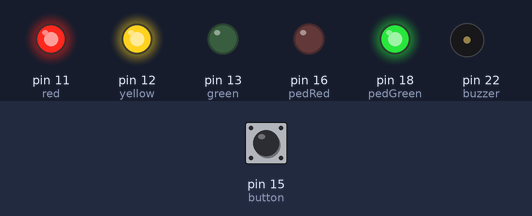
Bench run of a program on a simulated Raspberry Pi (header pin numbers). Shown: output pins drawn as LEDs (lit = HIGH), buzzer (waves = sounding, pin HIGH). Inputs (shaded band) come from the test bench; at power-on: pin 15 (button) HIGH.

Above: at 1.2 s.
1.3 s: pin 15 (button) pulled LOW for 0.15 s
At 2.6 s:
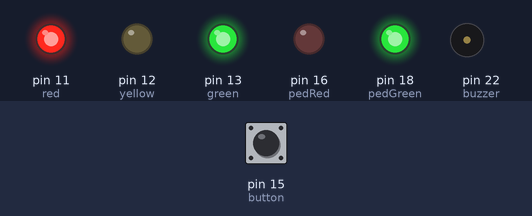
At 7.7 s:
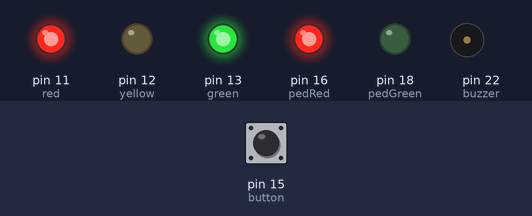
10.4 s: pin 15 (button) pulled LOW for 3.2 s
At 15.0 s:
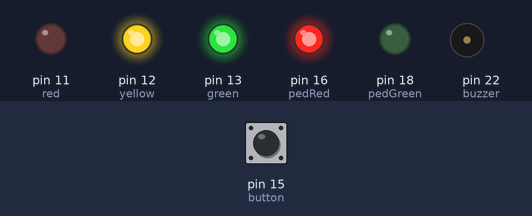
Timing chart, 0 to 22.0 s (numbered marks = the images above; inputs shaded):
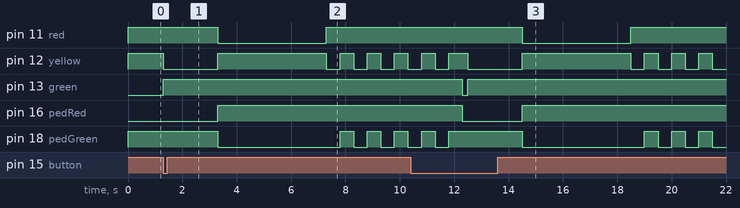

The program:

Pelican.py
```python
'''
Created on 10 Nov 2012

@author: Jamie
'''

import RPi.GPIO as GPIO
from time import sleep

red=11      # GPIO0
yellow=12   # GPIO1
green=13    # GPIO2
button=15   # GPIO3
pedRed=16   # GPIO4
pedGreen=18 # GPIO5
buzzer=22   # GPIO6

flashes = 5

GPIO.setwarnings(False)
GPIO.setmode(GPIO.BOARD)
GPIO.setup (red, GPIO.OUT)
GPIO.setup (yellow, GPIO.OUT)
GPIO.setup (green, GPIO.OUT)
GPIO.setup (button, GPIO.IN)
GPIO.setup (pedRed, GPIO.OUT)
GPIO.setup (pedGreen, GPIO.OUT)
GPIO.setup (buzzer, GPIO.OUT)

GPIO.output (red, True)
GPIO.output (yellow, True)
GPIO.output (green, False)
GPIO.output (pedRed, False)
GPIO.output (pedGreen, True)


def sequenceLights():
    # Amber
    GPIO.output (red, True)
    GPIO.output (yellow, False)
    GPIO.output (green, True)
    sleep(2)
    # Red / Walk
    GPIO.output (red, False)
    GPIO.output (yellow, True)
    GPIO.output (green, True)
    GPIO.output (pedRed, True)
    GPIO.output (pedGreen, False)
    sleep(4)
    # Flashing Amber
    GPIO.output (red, True)
    GPIO.output (green, True)
    for null in range(flashes):
        GPIO.output (yellow, False)
        GPIO.output (pedGreen, False)
        sleep(.5)
        GPIO.output (yellow, True)
        GPIO.output (pedGreen, True)
        sleep(.5)
    #Green
    GPIO.output (red, True)
    GPIO.output (yellow, True)
    GPIO.output (green, False)
    GPIO.output (pedRed, False)

try:
    while True:
        buttonReading = GPIO.input(button)
        if buttonReading == False:
            sequenceLights()
            sleep(.2)
except KeyboardInterrupt:
    GPIO.output (red, True)
    GPIO.output (yellow, True)
    GPIO.output (green, True)
    GPIO.output (pedRed, True)
    GPIO.output (pedGreen, True)
```

Measured:
- after the input at 1.3 s, pin 11 (red): HIGH → LOW after 2.0 s, → HIGH 4.0 s later; pin 12 (yellow): goes LOW 2.0 s, HIGH 4.0 s, 3 × (LOW 0.50 s, HIGH 0.50 s), then LOW, starting at once
- after the input at 10.4 s, pin 11 (red): HIGH → LOW after 4.1 s, → HIGH 4.0 s later
